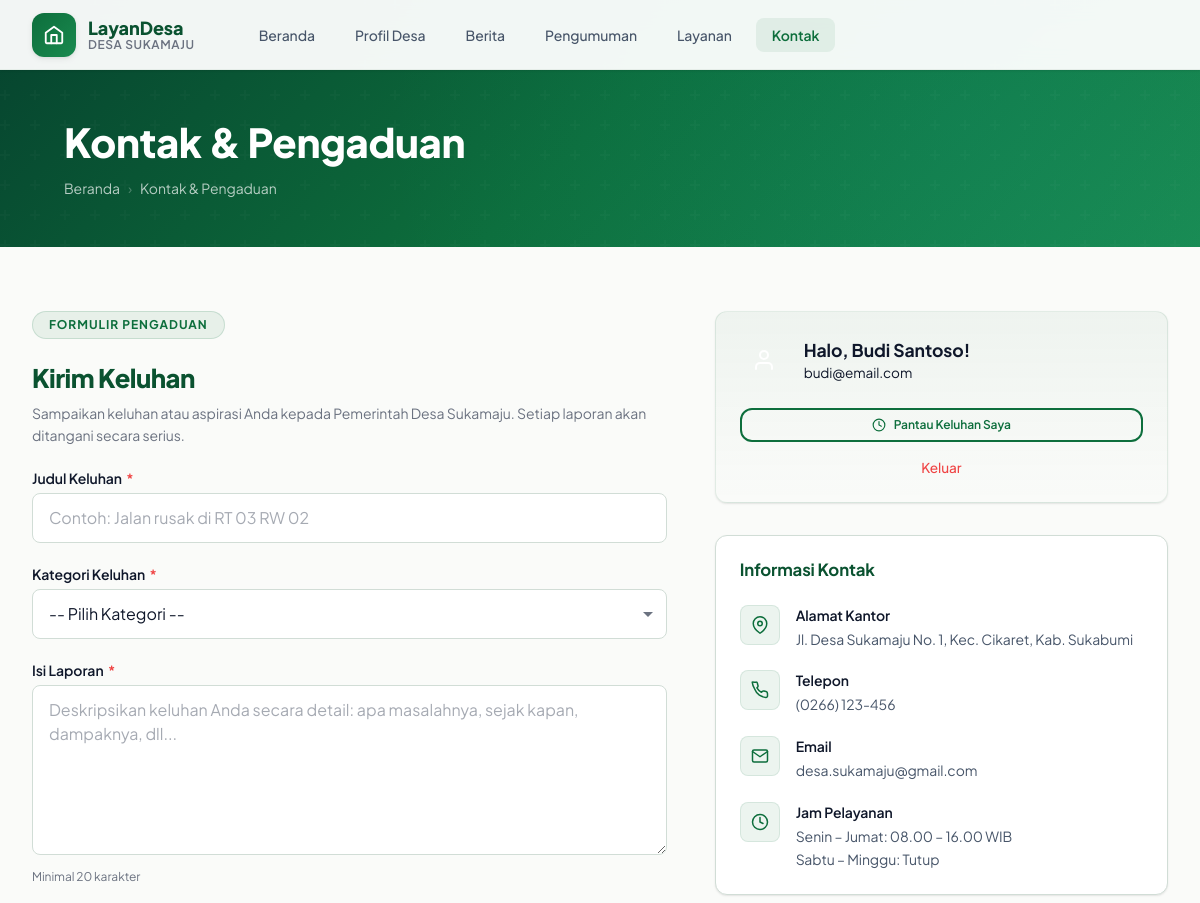
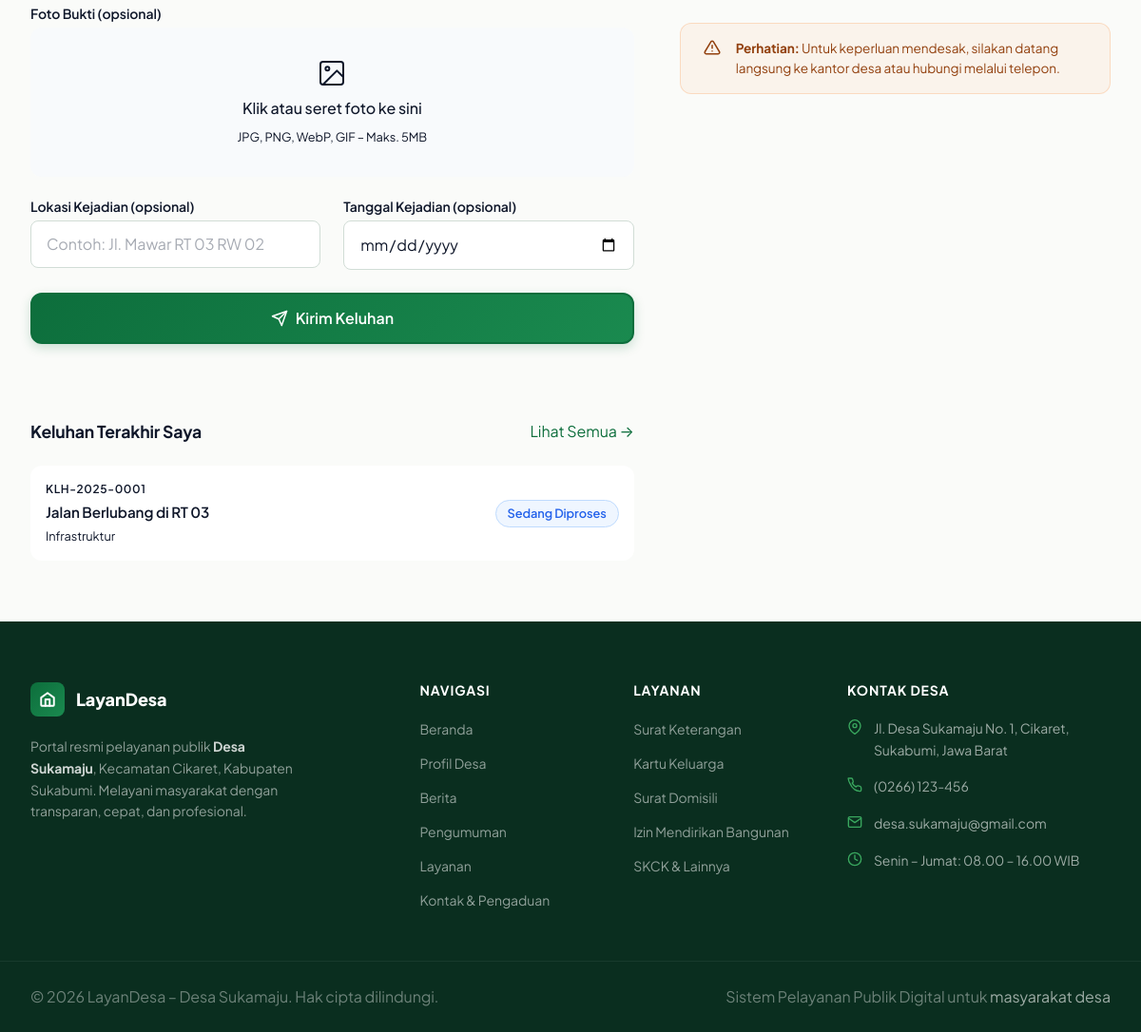
Page /kontak.php (signed in) on the committed database (2 pictures, top to bottom).
### tables this page shows
CREATE TABLE IF NOT EXISTS keluhan (
    id INT AUTO_INCREMENT PRIMARY KEY,
    user_id INT NOT NULL,
    kode_tiket VARCHAR(20) NOT NULL UNIQUE,
    judul VARCHAR(255) NOT NULL,
    kategori ENUM('Infrastruktur','Kebersihan','Keamanan','Pelayanan Publik','Kesehatan','Pendidikan','Sosial','Lainnya') NOT NULL DEFAULT 'Lainnya',
    isi TEXT NOT NULL,
    foto_bukti VARCHAR(255) DEFAULT NULL,
    lokasi VARCHAR(255) DEFAULT NULL,
    tanggal_kejadian DATE DEFAULT NULL,
    status ENUM('menunggu','diterima','diproses','selesai','ditolak') NOT NULL DEFAULT 'menunggu',
    alasan_penolakan TEXT DEFAULT NULL,
    created_at TIMESTAMP DEFAULT CURRENT_TIMESTAMP,
    updated_at TIMESTAMP DEFAULT CURRENT_TIMESTAMP ON UPDATE CURRENT_TIMESTAMP,
    FOREIGN KEY (user_id) REFERENCES users(id) ON DELETE CASCADE,
    INDEX idx_user_id (user_id),
    INDEX idx_status (status),
    INDEX idx_kode_tiket (kode_tiket)
);

### auth-masyarakat.php (called while the page is built, shortened)
<?php
function isUserLoggedIn(): bool {
    return isset($_SESSION['user_id']) && !empty($_SESSION['user_id']);
}
function getCurrentUser(): array {
    return [
        'id'           => $_SESSION['user_id']   ?? null,
        'nama'         => $_SESSION['user_nama']  ?? '',
        'email'        => $_SESSION['user_email'] ?? '',
        'no_hp'        => $_SESSION['user_hp']    ?? '',
    ];
}
function statusLabel(string $status): string {
    $labels = [
        'menunggu'  => 'Menunggu Verifikasi',
        'diterima'  => 'Diterima',
        'diproses'  => 'Sedang Diproses',
        'selesai'   => 'Selesai',
        'ditolak'   => 'Ditolak',
    ];
    return $labels[$status] ?? ucfirst($status);
}

### kontak.php (the view, shortened to what this page needs)
<?php
require_once 'config/database.php';
require_once 'auth-masyarakat.php';
$isLoggedIn = isUserLoggedIn();
$user       = $isLoggedIn ? getCurrentUser() : [];
$errors = [];
$old    = [];
$keluhanUser = [];
if ($isLoggedIn) {
    $stmt = $pdo->prepare("SELECT id, kode_tiket, judul, kategori, status, created_at FROM keluhan WHERE user_id = ? ORDER BY created_at DESC LIMIT 5");
    $stmt->execute([$user['id']]);
    $keluhanUser = $stmt->fetchAll();
}
include 'includes/header.php';
?>
<div class="page-header">
    <div class="container">
        <div class="page-header-content">
            <h1>Kontak & Pengaduan</h1>
            <nav class="breadcrumb" aria-label="Breadcrumb">
                <a href="index.php">Beranda</a>
                <span class="sep">›</span>
                <span>Kontak & Pengaduan</span>
            </nav>
        </div>
    </div>
</div>
<section class="content-section">
    <div class="container">
        <div class="grid grid-2 kontak-layout">
            <div>
                <div class="kontak-form-intro">
                    <div class="section-badge mb-4">Formulir Pengaduan</div>
                    <h2>Kirim Keluhan</h2>
                    <p>Sampaikan keluhan atau aspirasi Anda kepada Pemerintah Desa Sukamaju. Setiap laporan akan ditangani secara serius.</p>
                </div>
                <?php if (!$isLoggedIn): ?>
                <div class="login-gate-card">
                    <div class="login-gate-icon">
                        <svg width="40" height="40" viewBox="0 0 24 24" fill="none" stroke="currentColor" stroke-width="1.5" stroke-linecap="round" stroke-linejoin="round"><path d="M12 22s8-4 8-10V5l-8-3-8 3v7c0 6 8 10 8 10z"/></svg>
                    </div>
                    <h3>Login Diperlukan</h3>
                    <p>Silakan login terlebih dahulu untuk mengirim keluhan. Akun diperlukan agar kami dapat menghubungi Anda dan memberikan update status keluhan.</p>
                    <div class="login-gate-actions">
                        <a href="login-masyarakat.php" class="btn btn-green btn-lg" id="btn-login-gate">
                            <svg width="18" height="18" viewBox="0 0 24 24" fill="none" stroke="currentColor" stroke-width="2" stroke-linecap="round" stroke-linejoin="round"><path d="M15 3h4a2 2 0 0 1 2 2v14a2 2 0 0 1-2 2h-4"/><polyline points="10 17 15 12 10 7"/><line x1="15" y1="12" x2="3" y2="12"/></svg>
                            Masuk ke Akun
                        </a>
                        <a href="register.php" class="btn btn-outline-green btn-lg" id="btn-register-gate">
                            <svg width="18" height="18" viewBox="0 0 24 24" fill="none" stroke="currentColor" stroke-width="2" stroke-linecap="round" stroke-linejoin="round"><path d="M16 21v-2a4 4 0 0 0-4-4H6a4 4 0 0 0-4 4v2"/><circle cx="9" cy="7" r="4"/><line x1="19" y1="8" x2="19" y2="14"/><line x1="22" y1="11" x2="16" y2="11"/></svg>
                            Daftar Akun Baru
                        </a>
                    </div>
                </div>
                <?php else: ?>
                <form id="formKeluhan" method="POST" action="kontak.php" enctype="multipart/form-data" novalidate>
                    <div class="form-group">
                        <label class="form-label" for="judul">Judul Keluhan <span class="required">*</span></label>
                        <input type="text" id="judul" name="judul"
                               class="form-control <?= isset($errors['judul']) ? 'is-invalid' : '' ?>"
                               placeholder="Contoh: Jalan rusak di RT 03 RW 02"
                               value="<?= htmlspecialchars($old['judul'] ?? '') ?>"
                               maxlength="255" required>
                    </div>
                    <div class="form-group">
                        <label class="form-label" for="kategori">Kategori Keluhan <span class="required">*</span></label>
                        <select id="kategori" name="kategori" class="form-control <?= isset($errors['kategori']) ? 'is-invalid' : '' ?>" required>
                            <option value="">-- Pilih Kategori --</option>
                        </select>
                    </div>
                    <div class="form-group">
                        <label class="form-label" for="isi">Isi Laporan <span class="required">*</span></label>
                        <textarea id="isi" name="isi"
                                  class="form-control <?= isset($errors['isi']) ? 'is-invalid' : '' ?>"
                                  placeholder="Deskripsikan keluhan Anda secara detail: apa masalahnya, sejak kapan, dampaknya, dll..."
                                  rows="6" required><?= htmlspecialchars($old['isi'] ?? '') ?></textarea>
                        <div class="form-hint">Minimal 20 karakter</div>
                    </div>
                    <div class="form-group">
                        <label class="form-label" for="foto_bukti">Foto Bukti <span class="form-hint-inline">(opsional)</span></label>
                        <div class="file-upload-area" id="fileUploadArea">
                            <div class="file-upload-placeholder" id="fileUploadPlaceholder">
                                <svg width="32" height="32" viewBox="0 0 24 24" fill="none" stroke="currentColor" stroke-width="1.5" stroke-linecap="round" stroke-linejoin="round"><rect x="3" y="3" width="18" height="18" rx="2" ry="2"/><circle cx="8.5" cy="8.5" r="1.5"/><polyline points="21 15 16 10 5 21"/></svg>
                                <p>Klik atau seret foto ke sini</p>
                                <span>JPG, PNG, WebP, GIF – Maks. 5MB</span>
                            </div>
                        </div>
                    </div>
                    <div class="form-row-2">
                        <div class="form-group">
                            <label class="form-label" for="lokasi">Lokasi Kejadian <span class="form-hint-inline">(opsional)</span></label>
                            <input type="text" id="lokasi" name="lokasi"
                                   class="form-control"
                                   placeholder="Contoh: Jl. Mawar RT 03 RW 02"
                                   value="<?= htmlspecialchars($old['lokasi'] ?? '') ?>"
                                   maxlength="255">
                        </div>
                        <div class="form-group">
                            <label class="form-label" for="tanggal_kejadian">Tanggal Kejadian <span class="form-hint-inline">(opsional)</span></label>
                            <input type="date" id="tanggal_kejadian" name="tanggal_kejadian"
                                   class="form-control <?= isset($errors['tanggal_kejadian']) ? 'is-invalid' : '' ?>"
                                   value="<?= htmlspecialchars($old['tanggal_kejadian'] ?? '') ?>"
                                   max="<?= date('Y-m-d') ?>">
                        </div>
                    </div>
                    <button type="submit" class="btn btn-green btn-lg w-100 btn-center" id="btn-submit-keluhan">
                        <svg width="18" height="18" viewBox="0 0 24 24" fill="none" stroke="currentColor" stroke-width="2" stroke-linecap="round" stroke-linejoin="round"><line x1="22" y1="2" x2="11" y2="13"/><polygon points="22 2 15 22 11 13 2 9 22 2"/></svg>
                        Kirim Keluhan
                    </button>
                </form>
                <?php endif; ?>
                <?php if ($isLoggedIn && !empty($keluhanUser)): ?>
                <div class="riwayat-section">
                    <div class="riwayat-header">
                        <h3>Keluhan Terakhir Saya</h3>
                        <a href="keluhan-saya.php" class="btn-link-green">Lihat Semua →</a>
                    </div>
                    <div class="riwayat-list">
                        <?php foreach ($keluhanUser as $k): ?>
                        <a href="keluhan-saya.php?id=<?= $k['id'] ?>" class="riwayat-item">
                            <div class="riwayat-item-left">
                                <span class="riwayat-kode"><?= htmlspecialchars($k['kode_tiket']) ?></span>
                                <span class="riwayat-judul"><?= htmlspecialchars($k['judul']) ?></span>
                                <span class="riwayat-kategori"><?= htmlspecialchars($k['kategori']) ?></span>
                            </div>
                            <span class="status-badge status-badge--<?= $k['status'] ?>"><?= statusLabel($k['status']) ?></span>
                        </a>
                        <?php endforeach; ?>
                    </div>
                </div>
                <?php endif; ?>
            </div>
            <div class="kontak-sticky">
                <?php if ($isLoggedIn): ?>
                <div class="card mb-6 user-welcome-card">
                    <div class="card-body">
                        <div class="user-welcome-inner">
                            <div class="user-welcome-avatar">
                                <svg width="24" height="24" viewBox="0 0 24 24" fill="none" stroke="currentColor" stroke-width="2" stroke-linecap="round" stroke-linejoin="round"><path d="M20 21v-2a4 4 0 0 0-4-4H8a4 4 0 0 0-4 4v2"/><circle cx="12" cy="7" r="4"/></svg>
                            </div>
                            <div>
                                <div class="user-welcome-name">Halo, <?= htmlspecialchars($user['nama']) ?>!</div>
                                <div class="user-welcome-email"><?= htmlspecialchars($user['email']) ?></div>
                            </div>
                        </div>
                        <div class="user-welcome-actions">
                            <a href="keluhan-saya.php" class="btn btn-outline-green btn-sm w-100 btn-center">
                                <svg width="14" height="14" viewBox="0 0 24 24" fill="none" stroke="currentColor" stroke-width="2" stroke-linecap="round" stroke-linejoin="round"><circle cx="12" cy="12" r="10"/><polyline points="12 6 12 12 16 14"/></svg>
                                Pantau Keluhan Saya
                            </a>
                            <a href="logout-masyarakat.php" class="btn-link-logout mt-2">Keluar</a>
                        </div>
                    </div>
                </div>
                <?php endif; ?>
                <div class="card mb-6">
                    <div class="card-body">
                        <h3 class="mb-4 contact-section-title">Informasi Kontak</h3>
                        <div class="contact-info-list">
                            <?php
                            $contacts = [
                                ['icon' => '<svg width="18" height="18" viewBox="0 0 24 24" fill="none" stroke="currentColor" stroke-width="2" stroke-linecap="round" stroke-linejoin="round"><path d="M21 10c0 7-9 13-9 13s-9-6-9-13a9 9 0 0 1 18 0z"/><circle cx="12" cy="10" r="3"/></svg>', 'label' => 'Alamat Kantor', 'val' => 'Jl. Desa Sukamaju No. 1, Kec. Cikaret, Kab. Sukabumi'],
                                ['icon' => '<svg width="18" height="18" viewBox="0 0 24 24" fill="none" stroke="currentColor" stroke-width="2" stroke-linecap="round" stroke-linejoin="round"><path d="M22 16.92v3a2 2 0 0 1-2.18 2 19.79 19.79 0 0 1-8.63-3.07A19.5 19.5 0 0 1 4.69 10.23a19.79 19.79 0 0 1-3.07-8.67A2 2 0 0 1 3.6 1.5h3a2 2 0 0 1 2 1.72c.127.96.361 1.903.7 2.81a2 2 0 0 1-.45 2.11L7.91 9.1a16 16 0 0 0 6 6l1.27-1.27a2 2 0 0 1 2.11-.45c.907.339 1.85.573 2.81.7A2 2 0 0 1 21.73 16z"/></svg>', 'label' => 'Telepon', 'val' => '(0266) 123-456'],
                                ['icon' => '<svg width="18" height="18" viewBox="0 0 24 24" fill="none" stroke="currentColor" stroke-width="2" stroke-linecap="round" stroke-linejoin="round"><path d="M4 4h16c1.1 0 2 .9 2 2v12c0 1.1-.9 2-2 2H4c-1.1 0-2-.9-2-2V6c0-1.1.9-2 2-2z"/><polyline points="22,6 12,13 2,6"/></svg>', 'label' => 'Email', 'val' => 'desa.sukamaju@gmail.com'],
                                ['icon' => '<svg width="18" height="18" viewBox="0 0 24 24" fill="none" stroke="currentColor" stroke-width="2" stroke-linecap="round" stroke-linejoin="round"><circle cx="12" cy="12" r="10"/><polyline points="12 6 12 12 16 14"/></svg>', 'label' => 'Jam Pelayanan', 'val' => 'Senin – Jumat: 08.00 – 16.00 WIB<br>Sabtu – Minggu: Tutup'],
                            ];
                            foreach ($contacts as $c): ?>
                            <div class="contact-info-row">
                                <div class="contact-info-icon-box" aria-hidden="true"><?= $c['icon'] ?></div>
                                <div>
                                    <div class="contact-info-label"><?= $c['label'] ?></div>
                                    <div class="contact-info-value"><?= $c['val'] ?></div>
                                </div>
                            </div>
                            <?php endforeach; ?>
                        </div>
                    </div>
                </div>
                <div class="alert alert-warning">
                    <div class="alert-icon" aria-hidden="true">
                    </div>
                    <div class="alert-note-text">
                        <strong>Perhatian:</strong> Untuk keperluan mendesak, silakan datang langsung ke kantor desa atau hubungi melalui telepon.
                    </div>
                </div>
            </div>
        </div>
    </div>
</section>
<?php include 'includes/footer.php'; ?>

### rows in the picture
keluhan: kode_tiket "KLH-2025-0001", judul "Jalan Berlubang di RT 03", kategori "Infrastruktur", status "Sedang Diproses"

### other values in the picture
$user['nama'] "Budi Santoso"
$user['email'] "budi@email.com"
$c['label'] "Alamat Kantor"
$c['val'] "Jl. Desa Sukamaju No. 1, Kec. Cikaret, Kab. Sukabumi"
$c['label'] "Telepon"
$c['val'] "(0266) 123-456"
$c['label'] "Email"
$c['val'] "desa.sukamaju@gmail.com"
$c['label'] "Jam Pelayanan"
$c['val'] "Senin – Jumat: 08.00 – 16.00 WIB Sabtu – Minggu: Tutup"
